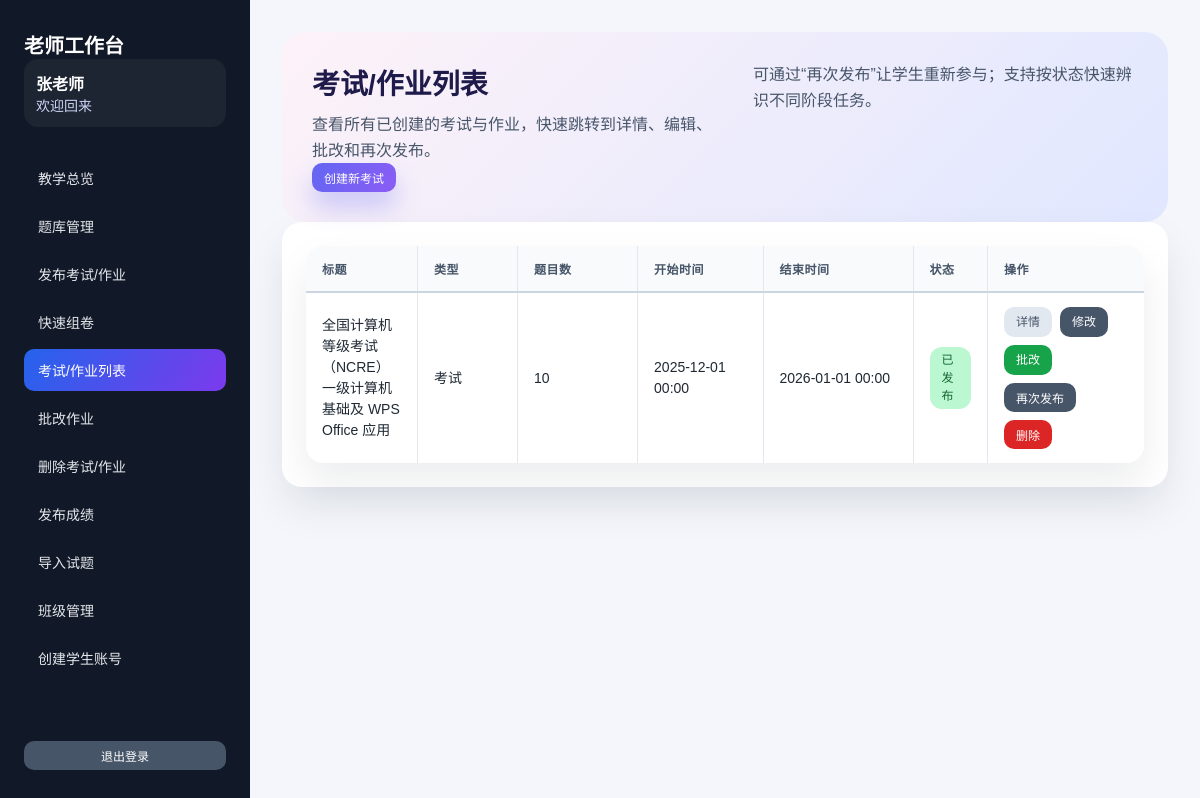
The page /teacher/exam_list.php (signed in) on the database its author committed.
### tables this page shows
CREATE TABLE `users` (
  `id` int(11) NOT NULL AUTO_INCREMENT,
  `username` varchar(50) NOT NULL,
  `password` varchar(255) NOT NULL,
  `name` varchar(50) NOT NULL,
  `role` enum('admin','teacher','student') NOT NULL DEFAULT 'student',
  `class_id` int(11) DEFAULT NULL COMMENT '班级ID，学生所属班级',
  `teacher_id` int(11) DEFAULT NULL COMMENT '创建该学生的老师ID',
  `created_by` int(11) DEFAULT NULL COMMENT '创建者ID',
  `created_at` datetime DEFAULT CURRENT_TIMESTAMP,
  PRIMARY KEY (`id`),
  UNIQUE KEY `username` (`username`),
  KEY `teacher_id` (`teacher_id`),
  KEY `created_by` (`created_by`),
  CONSTRAINT `users_ibfk_1` FOREIGN KEY (`teacher_id`) REFERENCES `users` (`id`) ON DELETE SET NULL,
  CONSTRAINT `users_ibfk_2` FOREIGN KEY (`created_by`) REFERENCES `users` (`id`) ON DELETE SET NULL
);

CREATE TABLE `exams` (
  `id` int(11) NOT NULL AUTO_INCREMENT,
  `title` varchar(200) NOT NULL,
  `description` text,
  `type` enum('exam','homework') NOT NULL DEFAULT 'exam',
  `teacher_id` int(11) NOT NULL,
  `start_time` datetime NOT NULL,
  `end_time` datetime NOT NULL,
  `duration` int(11) DEFAULT NULL COMMENT '考试时长（分钟）',
  `allow_retake` tinyint(1) DEFAULT '0' COMMENT '是否允许再次考试',
  `status` enum('draft','published','finished') DEFAULT 'draft',
  `created_at` datetime DEFAULT CURRENT_TIMESTAMP,
  PRIMARY KEY (`id`),
  KEY `teacher_id` (`teacher_id`),
  CONSTRAINT `exams_ibfk_1` FOREIGN KEY (`teacher_id`) REFERENCES `users` (`id`) ON DELETE CASCADE
);

### config.php (called while the page is built, shortened)
<?php
function getDB() {
    static $pdo = null;
    if ($pdo === null) {
        try {
            $dsn = "mysql:host=" . DB_HOST . ";dbname=" . DB_NAME . ";charset=" . DB_CHARSET;
            $pdo = new PDO($dsn, DB_USER, DB_PASS);
            $pdo->setAttribute(PDO::ATTR_ERRMODE, PDO::ERRMODE_EXCEPTION);
            $pdo->setAttribute(PDO::ATTR_DEFAULT_FETCH_MODE, PDO::FETCH_ASSOC);
        } catch(PDOException $e) {
            die("数据库连接失败: " . $e->getMessage());
        }
    }
    return $pdo;
}
function getCurrentUser() {
    $pdo = getDB();
    $stmt = $pdo->prepare("SELECT * FROM users WHERE id = ?");
    $stmt->execute([$_SESSION['user_id']]);
    return $stmt->fetch();
}
?>

### teacher/exam_list.php (the view, shortened to what this page needs)
<?php
require_once '../config.php';
require_once 'teacher_sidebar.php';
$pdo = getDB();
$user = getCurrentUser();
$exams = $pdo->query("SELECT e.*, COUNT(q.id) as question_count
                      FROM exams e
                      LEFT JOIN questions q ON e.id = q.exam_id
                      WHERE e.teacher_id = " . $_SESSION['user_id'] . "
                      GROUP BY e.id
                      ORDER BY e.created_at DESC")->fetchAll();
?>
<!DOCTYPE html>
<html lang="zh-CN">
<head>
    <link rel="stylesheet" href="../style.css">
</head>
<body>
    <div class="app-shell">
        <?php renderTeacherSidebar('exam_list', $user); ?>
        <main class="app-content">
            <section class="page-hero">
                <div>
                    <h1>考试/作业列表</h1>
                    <p>查看所有已创建的考试与作业，快速跳转到详情、编辑、批改和再次发布。</p>
                    <div class="hero-actions">
                        <a href="create_exam.php" class="btn btn-primary btn-small">创建新考试</a>
                    </div>
                </div>
                <div>
                    <p>可通过“再次发布”让学生重新参与；支持按状态快速辨识不同阶段任务。</p>
                </div>
            </section>
            <div class="card">
                <div class="table-wrapper">
                    <table>
                        <thead>
                            <tr>
                                <th>标题</th>
                                <th>类型</th>
                                <th>题目数</th>
                                <th>开始时间</th>
                                <th>结束时间</th>
                                <th>状态</th>
                                <th>操作</th>
                            </tr>
                        </thead>
                        <tbody>
                            <?php if (empty($exams)): ?>
                                <tr>
                                    <td colspan="7" style="text-align: center; color: #94a3b8;">暂无考试/作业</td>
                                </tr>
                            <?php else: ?>
                                <?php foreach ($exams as $exam): ?>
                                    <tr>
                                        <td><?php echo htmlspecialchars($exam['title']); ?></td>
                                        <td><?php echo $exam['type'] === 'exam' ? '考试' : '作业'; ?></td>
                                        <td><?php echo $exam['question_count']; ?></td>
                                        <td><?php echo date('Y-m-d H:i', strtotime($exam['start_time'])); ?></td>
                                        <td><?php echo date('Y-m-d H:i', strtotime($exam['end_time'])); ?></td>
                                        <td>
                                            <span class="status-badge status-<?php echo $exam['status']; ?>">
                                                <?php
                                                $statusMap = ['draft' => '草稿', 'published' => '已发布', 'finished' => '已结束'];
                                                echo $statusMap[$exam['status']];
                                                ?>
                                            </span>
                                        </td>
                                        <td>
                                            <div class="table-actions">
                                                <a href="exam_detail.php?id=<?php echo $exam['id']; ?>" class="btn btn-muted btn-small">详情</a>
                                                <a href="edit_exam.php?id=<?php echo $exam['id']; ?>" class="btn btn-secondary btn-small">修改</a>
                                                <a href="grade_exam.php?exam_id=<?php echo $exam['id']; ?>" class="btn btn-success btn-small">批改</a>
                                                <form method="POST" onsubmit="return confirm('确定要再次发布「<?php echo htmlspecialchars($exam['title']); ?>」吗？\n\n此操作会将考试状态设为已发布。');">
                                                    <button type="submit" class="btn btn-secondary btn-small" title="将考试状态设置为已发布">再次发布</button>
                                                </form>
                                                <form method="POST" action="delete_exam.php" onsubmit="return confirm('确定要删除「<?php echo htmlspecialchars($exam['title']); ?>」吗？\n\n此操作不可恢复。');">
                                                    <button type="submit" class="btn btn-danger btn-small">删除</button>
                                                </form>
                                            </div>
                                        </td>
                                    </tr>
                                <?php endforeach; ?>
                            <?php endif; ?>
                        </tbody>
                    </table>
                </div>
            </div>
        </main>
    </div>
</body>
</html>

### teacher/teacher_sidebar.php (shortened to what this page needs)
<?php
function renderTeacherSidebar($activeKey = 'dashboard', $user = null) {
    $menu = [
        'dashboard' => ['label' => '教学总览', 'href' => 'index.php'],
        'question_bank' => ['label' => '题库管理', 'href' => 'question_bank.php'],
        'create_exam' => ['label' => '发布考试/作业', 'href' => 'create_exam.php'],
        'quick_generate' => ['label' => '快速组卷', 'href' => 'quick_generate_exam.php'],
        'exam_list' => ['label' => '考试/作业列表', 'href' => 'exam_list.php'],
        'grade' => ['label' => '批改作业', 'href' => 'grade_exam.php'],
        'delete' => ['label' => '删除考试/作业', 'href' => 'delete_exam.php'],
        'publish_score' => ['label' => '发布成绩', 'href' => 'publish_score.php'],
        'import' => ['label' => '导入试题', 'href' => 'import_exam.php'],
        'classes' => ['label' => '班级管理', 'href' => 'manage_classes.php'],
        'students' => ['label' => '创建学生账号', 'href' => 'create_student.php'],
    ];
    $userName = $user ? htmlspecialchars($user['name']) : '老师';
    ?>
    <aside class="app-sidebar" id="app-sidebar">
        <div>
            <div class="sidebar-brand">老师工作台</div>
            <div class="sidebar-user">
                <strong><?php echo $userName; ?></strong>
                <span>欢迎回来</span>
            </div>
        </div>
        <nav class="sidebar-menu">
            <?php foreach ($menu as $key => $item): ?>
                <a href="<?php echo $item['href']; ?>" class="<?php echo $key === $activeKey ? 'active' : ''; ?>" onclick="closeMobileMenu()">
                    <?php echo htmlspecialchars($item['label']); ?>
                </a>
            <?php endforeach; ?>
        </nav>
        <a href="logout.php" class="btn btn-secondary btn-small" onclick="closeMobileMenu()">退出登录</a>
    </aside>
    <?php
}

### style.css (style rules this page uses)
* { margin: 0; padding: 0; box-sizing: border-box; }
body { font-family: 'Microsoft YaHei', Arial, sans-serif; background: #f4f6fb; min-height: 100vh; color: #1f2933; }
.app-shell { display: flex; min-height: 100vh; }
.app-sidebar { width: 250px; background: #111827; color: white; display: flex; flex-direction: column; padding: 30px 24px; gap: 30px; }
.sidebar-brand { font-size: 20px; font-weight: 600; }
.sidebar-user { background: rgba(255,255,255,0.05); border-radius: 14px; padding: 12px; }
.sidebar-user span { display: block; font-size: 14px; color: #cbd5f5; }
.sidebar-menu { display: flex; flex-direction: column; gap: 6px; flex: 1; }
.sidebar-menu a { color: #e5e7eb; padding: 11px 14px; border-radius: 10px; text-decoration: none; transition: background 0.2s, transform 0.2s; font-size: 14px; }
.sidebar-menu a.active { background: linear-gradient(120deg, #2563eb, #7c3aed); color: #fff; }
.app-content { flex: 1; padding: 32px; }
.page-hero { background: linear-gradient(135deg, #fdf2f8, #e0e7ff); border-radius: 24px; padding: 30px; display: flex; justify-content: space-between; gap: 40px; align-items: flex-start; }
.page-hero h1 { font-size: 28px; color: #1e1b4b; margin-bottom: 10px; }
.page-hero p { color: #475569; line-height: 1.6; }
.hero-actions { display: flex; gap: 10px; flex-wrap: wrap; }
.btn { padding: 10px 20px; border: none; border-radius: 10px; cursor: pointer; font-size: 14px; transition: all 0.3s; text-decoration: none; display: inline-block; text-align: center; font-weight: 500; }
.btn-primary { background: linear-gradient(120deg, #6366f1, #8b5cf6); color: white; box-shadow: 0 15px 25px rgba(99, 102, 241, 0.3); }
.btn-success { background: #16a34a; color: white; }
.btn-danger { background: #dc2626; color: white; }
.btn-secondary { background: #475569; color: white; }
.btn-muted { background: #e2e8f0; color: #475569; }
.btn-small { padding: 6px 12px; font-size: 12px; }
.card { background: white; border-radius: 20px; padding: 24px; margin-bottom: 24px; box-shadow: 0 20px 40px rgba(15, 23, 42, 0.08); }
.table-wrapper { background: white; border-radius: 18px; box-shadow: 0 20px 40px rgba(15, 23, 42, 0.08); overflow: hidden; position: relative; }
table { width: 100%; border-collapse: collapse; border-spacing: 0; table-layout: auto; }
table th, table td { padding: 14px 16px; border-right: 1px solid #e2e8f0; border-bottom: 1px solid #e2e8f0; text-align: left; vertical-align: middle; box-sizing: border-box; margin: 0; }
table th:last-child, table td:last-child { border-right: none; }
table tr:last-child td { border-bottom: none; }
table th { background: #f8fafc; font-size: 12px; letter-spacing: 0.04em; color: #475569; text-transform: uppercase; font-weight: 600; white-space: nowrap; border-bottom: 2px solid #cbd5e1; }
table td { word-break: break-word; font-size: 14px; line-height: 1.5; background: white; }
table th:nth-child(1), table td:nth-child(1) { min-width: 100px; max-width: 150px; }
table th:nth-child(2), table td:nth-child(2) { min-width: 100px; max-width: 150px; }
table th:nth-child(3), table td:nth-child(3) { min-width: 120px; max-width: 180px; text-align: left; }
table th:nth-child(4), table td:nth-child(4) { min-width: 120px; max-width: 180px; text-align: left; }
table th:nth-child(5), table td:nth-child(5) { min-width: 150px; max-width: 200px; text-align: left; }
table th:last-child, table td:last-child { min-width: 100px; white-space: nowrap; text-align: left; }
.table-actions { display: flex; gap: 8px; flex-wrap: wrap; align-items: center; justify-content: flex-start; }
.table-actions form { display: inline-flex; margin: 0; }
.table-actions .btn { white-space: nowrap; }
.status-badge { display: inline-block; padding: 4px 12px; border-radius: 12px; font-size: 12px; font-weight: 500; }
.status-published { background: #bbf7d0; color: #166534; }

### rows shown on the page
users: name "张老师"
exams: title "全国计算机等级考试（NCRE） 一级计算机基础及 WPS Office 应用", type "考试", question_count "10", start_time "2025-12-01 00:00", end_time "2026-01-01 00:00", status "已发布"

### other values the page prints
$item['label'] "教学总览"
$item['label'] "题库管理"
$item['label'] "发布考试/作业"
$item['label'] "快速组卷"
$item['label'] "考试/作业列表"
$item['label'] "批改作业"
$item['label'] "删除考试/作业"
$item['label'] "发布成绩"
$item['label'] "导入试题"
$item['label'] "班级管理"
$item['label'] "创建学生账号"
